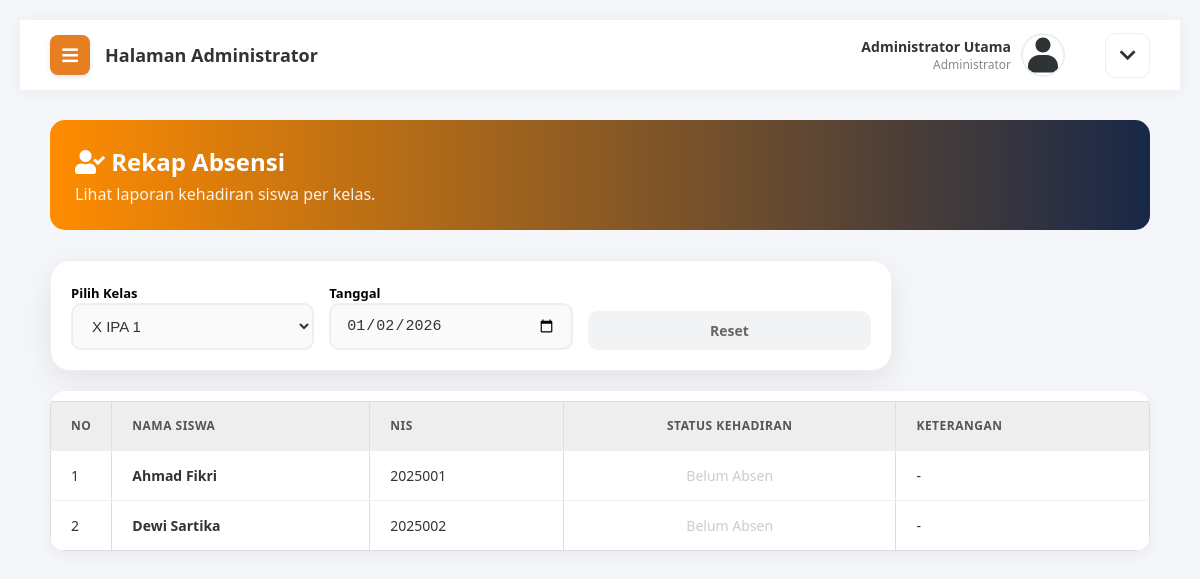
Page /admin/absensi_rekap.php?kelas_id=1 (signed in) on the earlier database version.
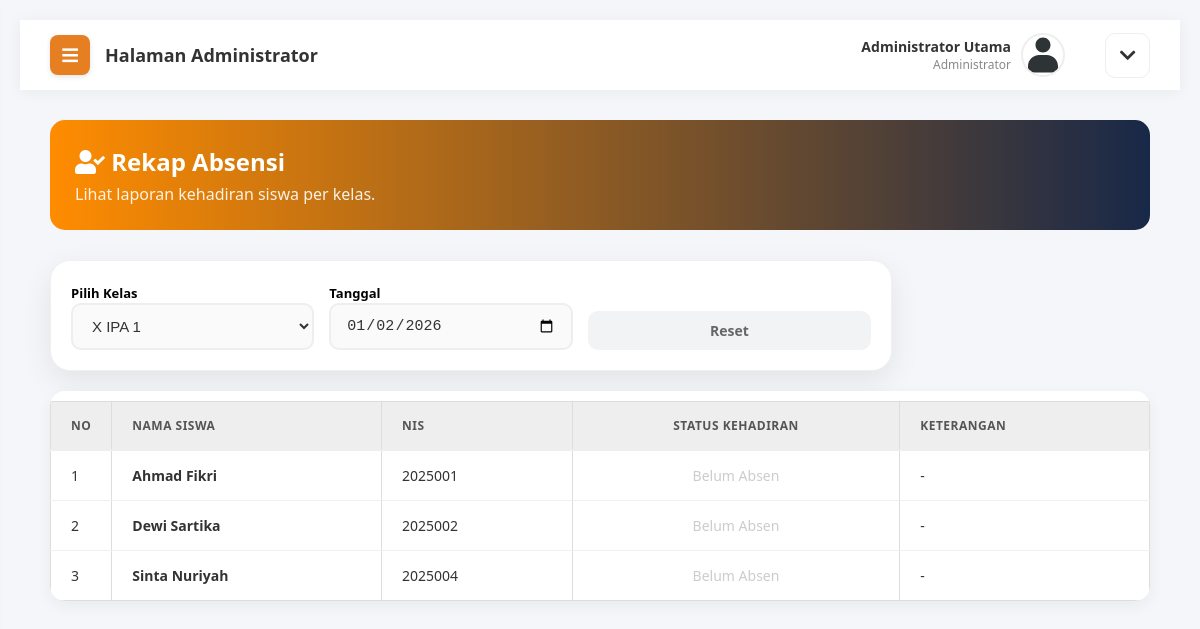
Same page on the later database version.
### tables this page shows
CREATE TABLE `siswa_detail` (
  `id_detail` int(11) NOT NULL,
  `user_id` int(11) NOT NULL,
  `kelas_id` int(11) DEFAULT NULL,
  `nis` varchar(20) DEFAULT NULL,
  `tempat_lahir` varchar(50) DEFAULT NULL,
  `tanggal_lahir` date DEFAULT NULL,
  `alamat` text DEFAULT NULL
);

CREATE TABLE `users` (
  `id_user` int(11) NOT NULL,
  `username` varchar(50) NOT NULL,
  `password` varchar(255) NOT NULL,
  `nama_lengkap` varchar(100) NOT NULL,
  `email` varchar(100) DEFAULT NULL,
  `role` enum('admin','guru','siswa') NOT NULL,
  `foto_profil` varchar(255) DEFAULT 'default.jpg',
  `created_at` timestamp NOT NULL DEFAULT current_timestamp()
);

### admin/absensi_rekap.php (the view, shortened to what this page needs)
<?php include 'header.php'; ?>
<?php
$kelas_pilih = isset($_GET['kelas_id']) ? $_GET['kelas_id'] : '';
$tgl_pilih = isset($_GET['tanggal']) ? $_GET['tanggal'] : date('Y-m-d');
?>
<div class="welcome-banner" style="background: linear-gradient(to right, #FF8C00, #182848); color: white; padding: 25px; border-radius: 15px; margin-bottom: 30px;">
    <h2 style="margin: 0; font-size: 24px;"><i class="fas fa-user-check"></i> Rekap Absensi</h2>
    <p style="margin: 5px 0 0 0; opacity: 0.9;">Lihat laporan kehadiran siswa per kelas.</p>
</div>
<div class="modern-form-card" style="margin-bottom: 20px; padding: 20px;">
    <form method="GET" style="display: flex; gap: 15px; align-items: flex-end;">
        <div style="flex: 1;">
            <label style="font-weight: bold; font-size: 13px;">Pilih Kelas</label>
            <select name="kelas_id" class="form-control-modern" onchange="this.form.submit()">
                <?php
                $k = mysqli_query($koneksi, "SELECT * FROM kelas ORDER BY nama_kelas ASC");
                while($kls = mysqli_fetch_array($k)){
                    $sel = ($kls['id_kelas'] == $kelas_pilih) ? 'selected' : '';
                    echo "<option value='".$kls['id_kelas']."' $sel>".$kls['nama_kelas']."</option>";
                }
                ?>
            </select>
        </div>
        <div style="flex: 1;">
            <label style="font-weight: bold; font-size: 13px;">Tanggal</label>
            <input type="date" name="tanggal" class="form-control-modern" value="<?php echo $tgl_pilih; ?>" onchange="this.form.submit()">
        </div>
        <a href="absensi_rekap.php" class="btn-cancel" style="padding: 10px 20px; font-size: 14px;">Reset</a>
    </form>
</div>
<?php if($kelas_pilih != "") { ?>
    <div class="table-responsive">
        <table class="table-modern">
            <thead>
                <tr>
                    <th width="5%">No</th>
                    <th>Nama Siswa</th>
                    <th>NIS</th>
                    <th style="text-align: center;">Status Kehadiran</th>
                    <th>Keterangan</th>
                </tr>
            </thead>
            <tbody>
                <?php
                $no = 1;
                $q_siswa = mysqli_query($koneksi, "SELECT users.nama_lengkap, siswa_detail.nis, users.id_user
                                                   FROM siswa_detail
                                                   JOIN users ON siswa_detail.user_id = users.id_user
                                                   WHERE siswa_detail.kelas_id='$kelas_pilih'
                                                   ORDER BY users.nama_lengkap ASC");
                while($s = mysqli_fetch_array($q_siswa)){
                    $q_absen = mysqli_query($koneksi, "SELECT * FROM absensi WHERE siswa_id='".$s['id_user']."' AND tanggal='$tgl_pilih'");
                    $data = mysqli_fetch_array($q_absen);
                    $badge = "<span style='color:#ccc;'>Belum Absen</span>";
                ?>
                <tr>
                    <td><?php echo $no++; ?></td>
                    <td><b><?php echo $s['nama_lengkap']; ?></b></td>
                    <td><?php echo $s['nis']; ?></td>
                    <td style="text-align: center;"><?php echo $badge; ?></td>
                    <td><?php echo isset($data['keterangan']) ? $data['keterangan'] : '-'; ?></td>
                </tr>
                <?php } ?>
            </tbody>
        </table>
    </div>
<?php } else { ?>
    <div style="text-align: center; padding: 50px; color: #999;">
        <i class="fas fa-arrow-up"></i> Silakan pilih Kelas terlebih dahulu.
    </div>
<?php } ?>
<?php include 'footer.php'; ?>

Differences in the rows shown:
now on this page (row edited): siswa_detail: user.nama_lengkap "Sinta Nuriyah", nis "2025004"
